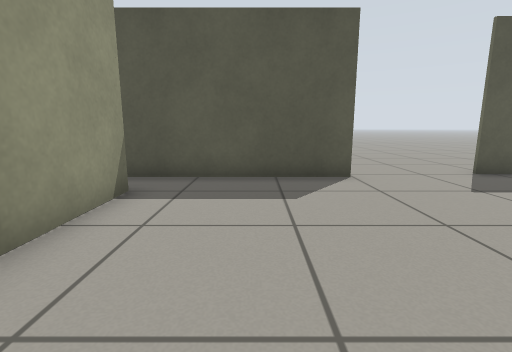
[1] (above)

12 first-person views from a walk through a robot-simulator world made for Gazebo. The camera is 0.64 m above the floor, tilts 10° down and sees 85° across. The floor is counted in squares, 0.5 m on a side. Each view is taken from the middle of a square. On the plan, view 1 faces up. The plan holds only what a view shows up to about 13 squares ahead; the rest is blank.

[2]
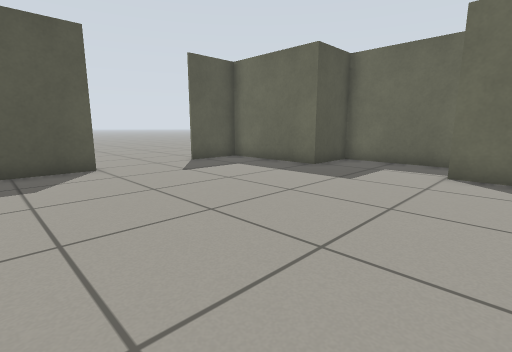

[3]
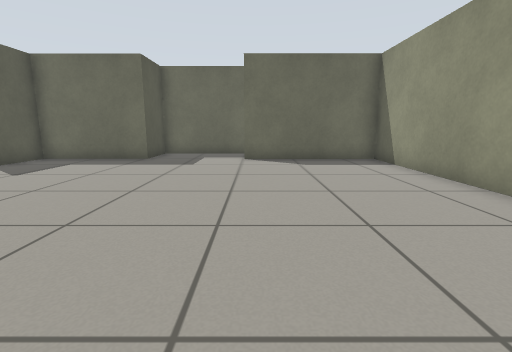

[4]
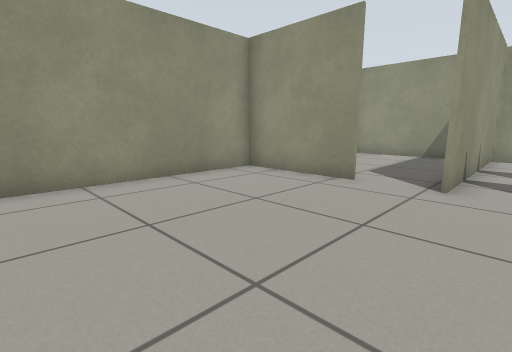

[5]
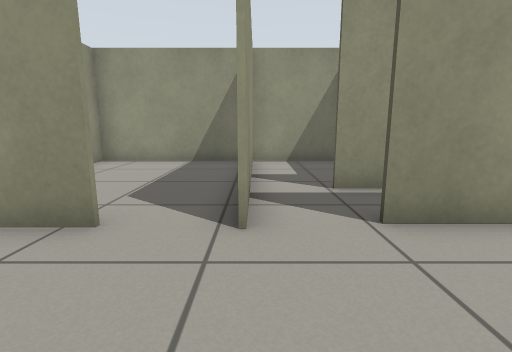

[6]
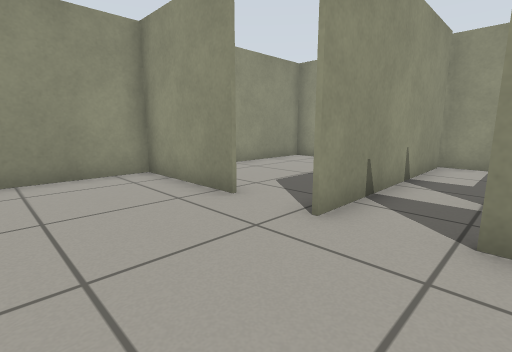

[7]
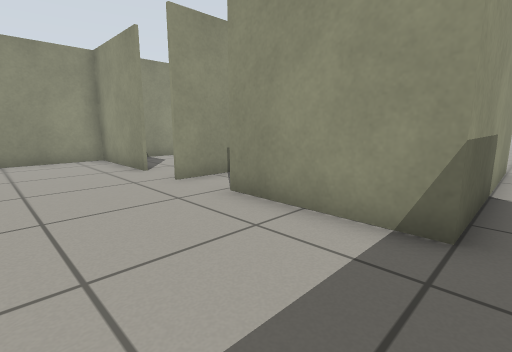

[8]
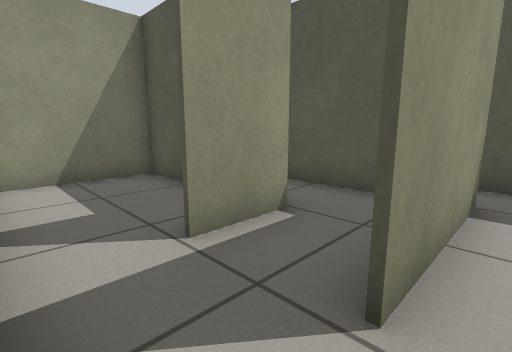

[9]
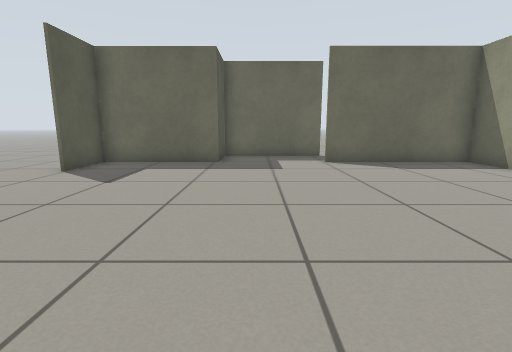

[10]
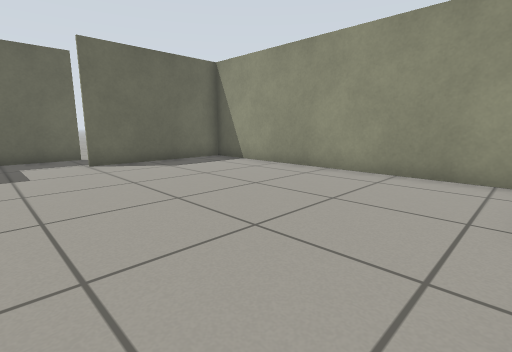

[11]
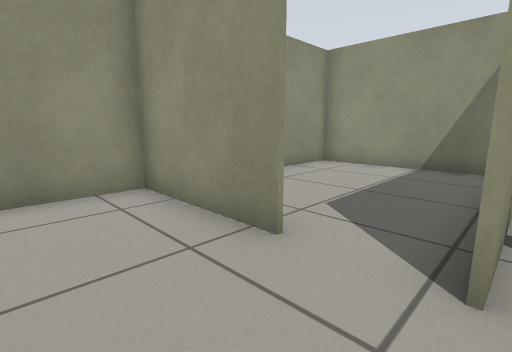

[12]
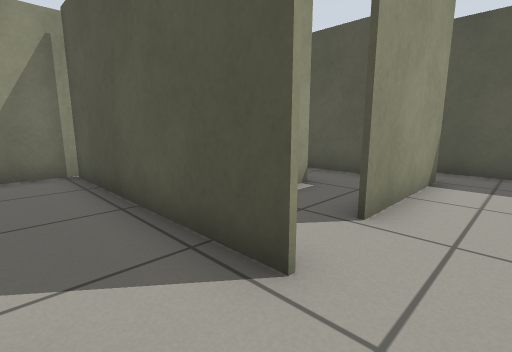

### Floor plan
Ten units are one square. View 1 is at (0, 0); x grows to the right and y downward. Boxes are objects, and circles mark ways between rooms. Rooms are numbered by the first view taken in them; rooms with no view inside come last. Other rooms are left out.
<svg viewBox="-99 -95 186 158">
<path fill="none" stroke="#000" d="M82 -34 82 -76 60 -76M25 -71 -24 -71M-26 20 -26 58 82 57 82 5M-26 -55 -26 -16M-94 1 -94 58 -41 58M-24 2 -93 2M-78 -34 -94 -34 -94 1M-93 1 -24 1"/>
<circle cx="-30" cy="15" r="3" fill="#2a7"/>
<circle cx="-30" cy="-10" r="3" fill="#2a7"/>
<text x="30" y="-10">1</text>
<text x="-60" y="30">2</text>
<text x="-70" y="-10">3</text>
</svg>
Room 1 opens to room 2. Room 1 opens to room 3.

Where each view was taken, in squares from view 1:
view 1: 0 up, 0 right, facing up
view 2: 2 down, 0 right, facing up-right
view 3: 1 down, 3 left, facing right
view 4: 1 up, 4 right, facing down-left
view 5: 0 up, 1 right, facing left
view 6: 2 up, 1 right, facing down-left
view 7: 6 up, 1 right, facing down-left
view 8: 0 up, 2 left, facing up-left
view 9: 2 up, 2 left, facing right
view 10: 2 up, 2 left, facing down-right
view 11: 0 up, 0 right, facing down-left
view 12: 2 down, 1 left, facing up-left
